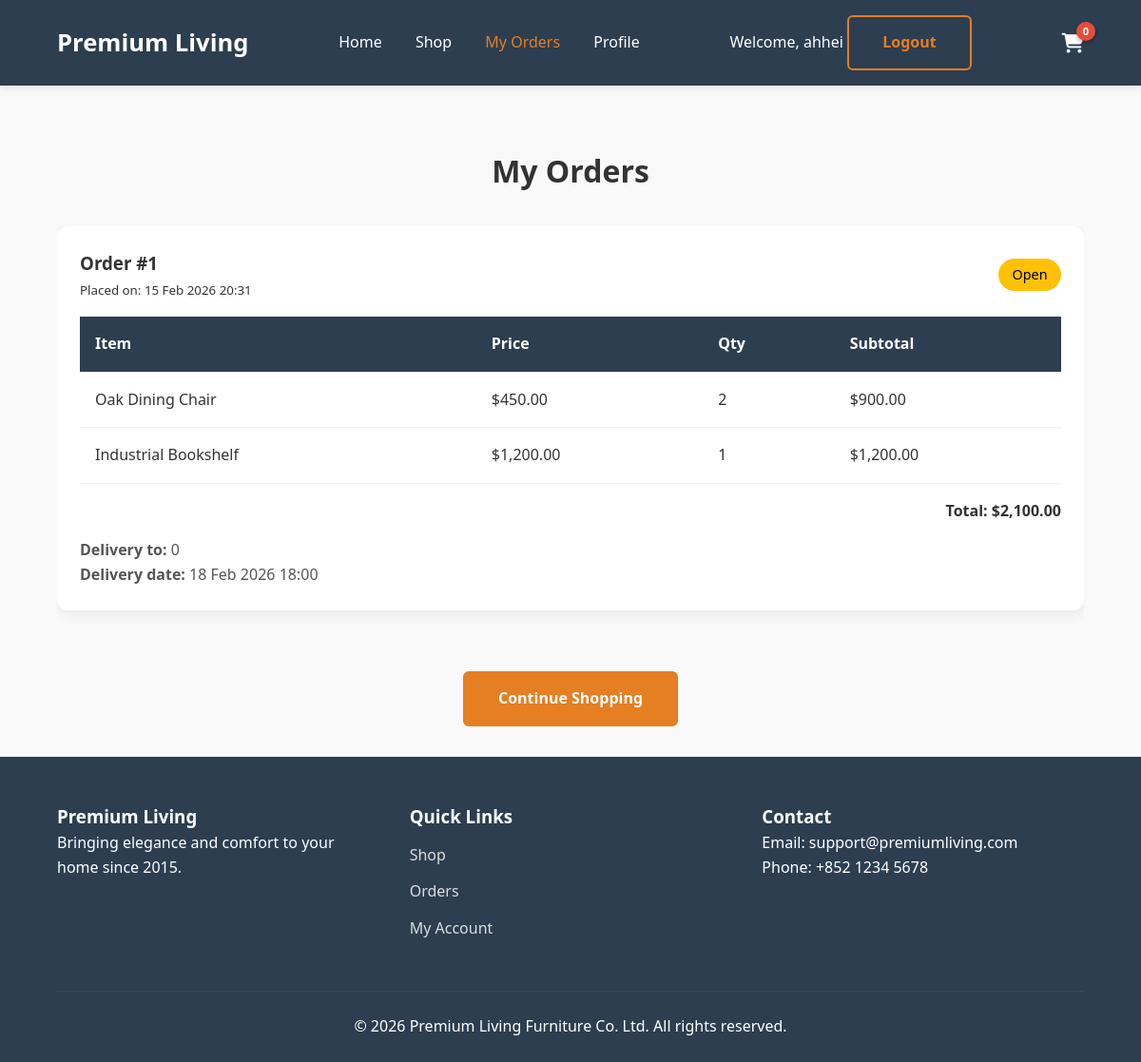
Page /customer/orders.php (signed in) on the committed database.
### tables this page shows
CREATE TABLE `orders` (
  `oid` int(11) NOT NULL,
  `odate` datetime NOT NULL DEFAULT current_timestamp(),
  `ototalamount` decimal(10,2) NOT NULL,
  `cid` int(11) NOT NULL,
  `odeliverydate` datetime NOT NULL,
  `odeliveraddress` text NOT NULL,
  `ostatus` int(11) NOT NULL DEFAULT 1
);

CREATE TABLE `orderfurnitures` (
  `oid` int(11) NOT NULL,
  `fid` int(11) NOT NULL,
  `oqty` int(11) NOT NULL
);

CREATE TABLE `furnitures` (
  `fid` int(11) NOT NULL,
  `fname` varchar(255) NOT NULL,
  `fdesc` varchar(255) NOT NULL,
  `fprice` decimal(10,2) NOT NULL,
  `fimage` varchar(255) DEFAULT NULL
);

### customer/orders.php (the view, shortened to what this page needs)
<?php
include '../connections/dbconn.php';
$customer_id = $_SESSION['customer_id'];
$orders = [];
$stmt = $conn->prepare("
    SELECT oid, odate, ototalamount, odeliverydate, odeliveraddress, ostatus
    FROM Orders
    WHERE cid = ?
    ORDER BY odate DESC
");
$stmt->bind_param("i", $customer_id);
$stmt->execute();
$result = $stmt->get_result();
while ($row = $result->fetch_assoc()) {
    $orders[] = $row;
}
$status_labels = [
    0 => ['Rejected', 'danger'],
    1 => ['Open', 'warning'],
    2 => ['Processing', 'info'],
    3 => ['Approved', 'primary'],
    4 => ['Pending Delivery', 'secondary'],
    5 => ['Completed', 'success']
];
foreach ($orders as &$order) {
    $order_id = $order['oid'];
    $items_stmt = $conn->prepare("
        SELECT of.oqty, f.fname, f.fprice
        FROM OrderFurnitures of
        JOIN Furnitures f ON of.fid = f.fid
        WHERE of.oid = ?
    ");
    $items_stmt->bind_param("i", $order_id);
    $items_stmt->execute();
    $items_result = $items_stmt->get_result();
}
?>
<!DOCTYPE html>
<html lang="en">
<head>
    <link rel="stylesheet" href="../css/style.css">
    <link rel="stylesheet" href="https://cdnjs.cloudflare.com/ajax/libs/font-awesome/6.5.0/css/all.min.css" />
</head>
<body>
    <header class="navbar">
        <div class="logo">
            <h2>Premium Living</h2>
        </div>
        <nav class="nav-links">
            <a href="../index.php">Home</a>
            <a href="shop.php">Shop</a>
            <a href="orders.php" class="active">My Orders</a>
            <a href="profile.php">Profile</a>
        </nav>
        <div class="nav-right">
            <span>Welcome, <?= htmlspecialchars($_SESSION['customer_name'] ?? 'Guest') ?></span>
            <a href="logout.php" class="btn-outline">Logout</a>
        </div>
        <div class="nav-right">
            <a href="customer/cart.php" class="cart-icon">
                <i class="fas fa-shopping-cart"></i>
                <span class="cart-count"><?= array_sum($_SESSION['cart'] ?? []) ?></span>
            </a>
        </div>
    </header>
    <div class="dashboard-container">
        <h1 class="section-title" style="margin:2rem 0;">My Orders</h1>
        <?php if (empty($orders)): ?>
            <div
                style="text-align:center; padding:4rem 0; background:white; border-radius:12px; box-shadow:0 4px 15px rgba(0,0,0,0.08);">
                <i class="fas fa-box-open fa-5x" style="color:#bdc3c7; margin-bottom:1rem;"></i>
                <h3>You have no orders yet</h3>
                <p style="color:#777; margin:1rem 0;">Start shopping now!</p>
                <a href="shop.php" class="btn-primary" style="padding:0.9rem 2rem;">Browse Products</a>
            </div>
        <?php else: ?>
            <div style="overflow-x:auto;">
                <?php foreach ($orders as $order): ?>
                    <div
                        style="background:white; border-radius:12px; box-shadow:0 4px 15px rgba(0,0,0,0.08); margin-bottom:2rem; padding:1.5rem;">
                        <div
                            style="display:flex; justify-content:space-between; align-items:center; margin-bottom:1rem; flex-wrap:wrap; gap:1rem;">
                            <div>
                                <h3 style="margin:0;">Order #<?= $order['oid'] ?></h3>
                                <small>Placed on: <?= date('d M Y H:i', strtotime($order['odate'])) ?></small>
                            </div>
                            <div>
                                <span class="badge bg-<?= $status_labels[$order['ostatus']][1] ?? 'secondary' ?>">
                                    <?= $status_labels[$order['ostatus']][0] ?? 'Unknown' ?>
                                </span>
                            </div>
                        </div>
                        <table class="cart-table" style="width:100%; margin:1rem 0;">
                            <thead>
                                <tr>
                                    <th>Item</th>
                                    <th>Price</th>
                                    <th>Qty</th>
                                    <th>Subtotal</th>
                                </tr>
                            </thead>
                            <tbody>
                                <?php foreach ($order['items'] as $item): ?>
                                    <tr>
                                        <td><?= htmlspecialchars($item['fname']) ?></td>
                                        <td>$<?= number_format($item['fprice'], 2) ?></td>
                                        <td><?= $item['oqty'] ?></td>
                                        <td>$<?= number_format($item['fprice'] * $item['oqty'], 2) ?></td>
                                    </tr>
                                <?php endforeach; ?>
                            </tbody>
                        </table>
                        <div style="text-align:right; font-weight:bold; margin-top:1rem;">
                            Total: $<?= number_format($order['ototalamount'], 2) ?>
                        </div>
                        <div style="margin-top:1rem; color:#555;">
                            <strong>Delivery to:</strong> <?= htmlspecialchars($order['odeliveraddress']) ?><br>
                            <strong>Delivery date:</strong> <?= date('d M Y H:i', strtotime($order['odeliverydate'])) ?>
                        </div>
                    </div>
                <?php endforeach; ?>
            </div>
            <div style="text-align:center; margin-top:2rem;">
                <a href="shop.php" class="btn-primary">Continue Shopping</a>
            </div>
        <?php endif; ?>
    </div>
    <footer>
        <div class="footer-content">
            <div class="footer-section">
                <h3>Premium Living</h3>
                <p>Bringing elegance and comfort to your home since 2015.</p>
            </div>
            <div class="footer-section">
                <h3>Quick Links</h3>
                <ul>
                    <li><a href="customer/shop.php">Shop</a></li>
                    <li><a href="customer/orders.php">Orders</a></li>
                    <li><a href="customer/profile.php">My Account</a></li>
                </ul>
            </div>
            <div class="footer-section">
                <h3>Contact</h3>
                <p>Email: support@premiumliving.com</p>
                <p>Phone: +852 1234 5678</p>
            </div>
        </div>
        <div class="footer-bottom">
            <p>©
                <?= date("Y") ?> Premium Living Furniture Co. Ltd. All rights reserved.
            </p>
        </div>
    </footer>
</body>
</html>

### css/style.css (style rules this page uses)
* { margin: 0; padding: 0; box-sizing: border-box; }
body { font-family: 'Segoe UI', Tahoma, Geneva, Verdana, sans-serif; line-height: 1.6; color: #333; background-color: #f9f9f9; }
.navbar { display: flex; justify-content: space-between; align-items: center; background-color: #2c3e50; padding: 1rem 5%; color: white; position: sticky; top: 0; z-index: 1000; box-shadow: 0 2px 10px rgba(0, 0, 0, 0.1); }
.logo h2 { font-size: 1.6rem; }
.nav-links { display: flex; gap: 2.2rem; }
.nav-links a { color: white; text-decoration: none; font-weight: 500; transition: color 0.3s; }
.nav-links a:hover, .nav-links a.active { color: #e67e22; }
.nav-right .cart-icon { color: white; font-size: 1.3rem; position: relative; text-decoration: none; }
.cart-count { position: absolute; top: -8px; right: -12px; background: #e74c3c; color: white; font-size: 0.7rem; width: 18px; height: 18px; border-radius: 50%; display: flex; align-items: center; justify-content: center; }
.btn-primary, .btn-outline { display: inline-block; padding: 0.9rem 2.2rem; text-decoration: none; border-radius: 6px; font-weight: 600; transition: all 0.3s; }
.btn-primary { background: #e67e22; color: white; border: 2px solid #e67e22; }
.btn-outline { border: 2px solid #e67e22; color: #e67e22; }
.section-title { text-align: center; margin: 4rem 0 2.5rem; }
footer { background: #2c3e50; color: white; padding: 3rem 5% 1.5rem; }
.footer-content { display: grid; grid-template-columns: repeat(auto-fit, minmax(220px, 1fr)); gap: 2rem; max-width: 1400px; margin: 0 auto; }
.footer-section ul { list-style: none; }
.footer-section ul li { margin: 0.8rem 0; }
.footer-section a { color: #ddd; text-decoration: none; }
.footer-bottom { text-align: center; margin-top: 2.5rem; padding-top: 1.5rem; border-top: 1px solid #34495e; }
a, a:hover, a:visited, a:active { color: inherit; text-decoration: none; }
.dashboard-container { padding: 2rem 5%; max-width: 1400px; margin: 0 auto; }
.cart-table { width: 100%; border-collapse: collapse; }
.cart-table th, .cart-table td { padding: 1rem; text-align: left; border-bottom: 1px solid #eee; }
.cart-table th { background: #2c3e50; color: white; }
.cart-count { position: absolute; top: -8px; right: -12px; background: #e74c3c; color: white; font-size: 0.7rem; font-weight: bold; width: 20px; height: 20px; line-height: 20px; text-align: center; border-radius: 50%; box-shadow: 0 2px 4px rgba(0,0,0,0.3); }
.badge { padding: 0.5em 1em; border-radius: 20px; font-size: 0.9rem; font-weight: 500; }
.bg-warning { background: #ffc107; color: black; }

### rows in the picture
orders: oid "1", odate "15 Feb 2026 20:31", ostatus "Open", ototalamount "2,100.00", odeliveraddress "0", odeliverydate "18 Feb 2026 18:00"
orderfurnitures: fid.fname "Oak Dining Chair", fid.fprice "450.00", oqty "2", $item['fprice'] * $item['oqty'] "900.00"
orderfurnitures: fid.fname "Industrial Bookshelf", fid.fprice "1,200.00", oqty "1", $item['fprice'] * $item['oqty'] "1,200.00"

### other values in the picture
$_SESSION['customer_name'] "ahhei"
array_sum($_SESSION['cart'] ?? []) "0"
